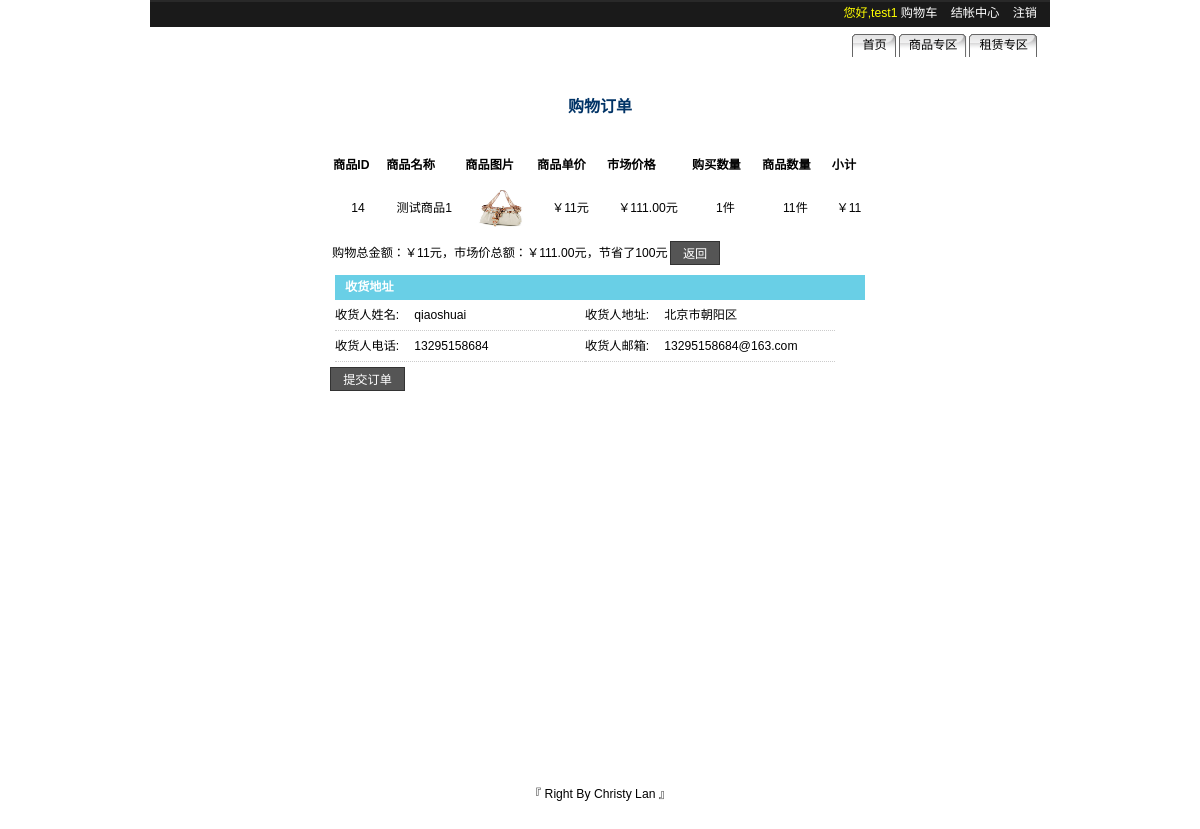
The app's page /afterOrder.php?act=goods&id=12 (signed in) with its own data.
### tables this page shows
CREATE TABLE `cart` (
  `order_id` int(10) unsigned NOT NULL AUTO_INCREMENT COMMENT '订单编号',
  `user_id` int(10) unsigned DEFAULT NULL COMMENT '用户编号',
  `list_id` int(10) unsigned DEFAULT NULL COMMENT '商品编号',
  `buy_num` int(10) unsigned DEFAULT NULL COMMENT '购买量',
  `add_id` int(10) unsigned DEFAULT NULL COMMENT '收货编号',
  `status` int(10) DEFAULT '0' COMMENT '购物车状态',
  `buy_price` varchar(255) DEFAULT NULL COMMENT '购买价格',
  `is_lease` int(1) DEFAULT '0' COMMENT '是否租赁',
  PRIMARY KEY (`order_id`),
  KEY `user_id` (`user_id`),
  KEY `add_id` (`add_id`),
  KEY `list_id` (`list_id`) USING BTREE
);

CREATE TABLE `list` (
  `list_id` int(10) unsigned NOT NULL AUTO_INCREMENT COMMENT '商品编号',
  `list_name` varchar(100) NOT NULL COMMENT '商品名字',
  `list_face` varchar(80) DEFAULT NULL COMMENT '商品图片',
  `list_myprice` float(8,2) NOT NULL COMMENT '商品价格',
  `list_onprice` float(8,2) NOT NULL COMMENT '商品市场价',
  `list_nums` int(5) DEFAULT NULL COMMENT '商品库存量',
  `list_detail` text COMMENT '商品简介',
  `list_time` datetime DEFAULT NULL COMMENT '上架时间',
  `list_seetimes` int(11) DEFAULT NULL COMMENT '商品点击量',
  `small_id` int(10) unsigned DEFAULT NULL COMMENT '小分类编号',
  PRIMARY KEY (`list_id`),
  KEY `small_id` (`small_id`),
  CONSTRAINT `list_ibfk_1` FOREIGN KEY (`small_id`) REFERENCES `smalltype` (`small_id`)
);

CREATE TABLE `adderss` (
  `add_id` int(10) unsigned NOT NULL AUTO_INCREMENT COMMENT '收货人编号',
  `add_name` varchar(50) DEFAULT NULL COMMENT '收货人姓名',
  `add_derss` varchar(100) DEFAULT NULL COMMENT '收货地址',
  `add_tel` varchar(15) DEFAULT NULL COMMENT '收货电话',
  `add_email` varchar(80) DEFAULT NULL COMMENT '收货邮箱',
  `user_id` int(10) unsigned DEFAULT NULL COMMENT '用户编号',
  `add_time` datetime DEFAULT NULL COMMENT '填写时间',
  PRIMARY KEY (`add_id`),
  KEY `user_id` (`user_id`)
);

### includes/afterOrder.inc.php (called while the page is built, shortened)
<?php
include_once 'conn.php';
if (!empty($_GET)){
    $user = json_decode($_COOKIE['user'],true);
    $act = $_GET['act'];
    $id = $_GET['id'];
    $add = $mysqli->query("select add_id,add_name,add_derss,add_tel,add_email from adderss WHERE user_id={$user['user_id']} order by add_time desc limit 1");
    if ($add){
        while ($users = $add->fetch_assoc()){
            $user_arr = $users;
        }
    }
    switch ($act) {
      case 'goods':
        $form_url = 'order_add.php';
        $sql = "select list.*,cart.buy_num,cart.buy_price*cart.buy_num nums from list,cart where list.list_id=cart.list_id and cart.user_id={$id}";
        $res = $mysqli->query($sql);
        if ($res){
            $arr = array();
            while ($one = $res->fetch_assoc()){
                $one['list_myprice'] = $user['rebate']*$one['list_myprice'];
                $arr[] = $one;
            }
        }
        $sum = $mysqli->query("select sum(cart.buy_price*cart.buy_num) sum,sum(list.list_onprice*cart.buy_num) sums from list,cart where list.list_id=cart.list_id and cart.user_id=(select user_id from user where user_name='{$user['user_name']}')");
        if ($sum){
            $ones = $sum->fetch_assoc();
        }
        break;
    }
}
?>

### afterOrder.php (the view, shortened to what this page needs)
<?php
include_once 'includes/afterOrder.inc.php';
?>
<!DOCTYPE html PUBLIC "-//W3C//DTD HTML 4.01 Transitional//EN" "http://www.w3.org/TR/html4/loose.dtd">
<html>
<head>
<link href="css/style.css" rel="stylesheet" type="text/css">
</head>
<body>
	<div id="container">
		<?php include 'header.php';?>
		<div id="wrapper">
			<div id="contentCenter">
				<div id="register">
					<div class="reg_title">购物订单</div>
					<div class="reg_body">
					<table id="buylist" border="0" cellpadding="0" cellspacing="3">
						<tr>
							<th scope="col">商品ID</th>
							<th scope="col">商品名称</th>
							<th scope="col">商品图片</th>
							<th scope="col">商品单价</th>
							<th scope="col">市场价格</th>
							<th scope="col">购买数量</th>
							<th scope="col">商品数量</th>
							<th scope="col">小计</th>
						</tr>
						<?php foreach ($arr as $one_arr):?>
						<tr align="center">
							<td><?php echo $one_arr['list_id']?></td>
							<td><?php echo $one_arr['list_name']?></td>
							<td><img src="<?php echo $one_arr['list_face']?>" width="50" height="50"></td>
							<td>￥<?php echo $one_arr['list_myprice']?>元</td>
							<td>￥<?php echo $one_arr['list_onprice']?>元</td>
							<td><?php echo $one_arr['buy_num']?>件</td>
							<td><?php echo $one_arr['list_nums']?>件</td>
							<td>￥<?php echo $one_arr['nums']?></td>
						</tr>
						<?php endforeach;?>
					</table>
					<table border="0">
						<tr>
							<td>购物总金额：￥<?php echo $ones['sum'];?>元，市场价总额：￥<?php echo $ones['sums'];?>元，节省了<?php if ($ones['sum']>$ones['sums']){echo "0";}else{echo $ones['sums']-$ones['sum'];}?>元</td>
							<td align="right">
								<span><input type="button" value="返回" onclick='javascript:window.history.back();' class="modifyBtn"/></span>
							</td>
						</tr>
					</table>
					<div id="orderuser">
						<h4>收货地址</h4>
					    <ul>
							<?php if (!empty($user_arr)):?>
					        <li>收货人姓名:<label><?php echo $user_arr['add_name']?></label></li>
					        <li>收货人地址:<label><?php echo $user_arr['add_derss']?></label></li>
					        <li>收货人电话:<label><?php echo $user_arr['add_tel']?></label></li>
					        <li>收货人邮箱:<label><?php echo $user_arr['add_email']?></label></li>
							<?php else:?>
									<li><span><input type="button" value="添加收货地址" onclick='javascript:window.location.href="order.php"' class="modifyBtn"/></span></li>
							<?php endif;?>
					    </ul>
					</div>
					<form action="<?php echo $form_url;?>" method="post">
						<input type="submit" value="提交订单" class="orderBtn">
					</form>
					</div>
				</div>
			</div>
		</div>
		<div id="footer"><meta http-equiv="Content-Type" content="text/html; charset=utf-8" />
<label>『 Right By Christy Lan 』</label></div>
	</div>
</body>
</html>

### css/style.css (style rules this page uses)
* { margin: 0; padding: 0; }
body { font:76% Arial, Verdana, Tahoma, sans-serif; text-align:center; }
#container { text-align:left; width:900px; margin:0 auto; }
#wrapper { float:left; width:100%; background-color: #fff; }
#footer { clear:left; width:100%; height: 50px; padding-top:30px; text-align: center; }
#buylist { margin-top:10px; width:539px; }
#contentCenter { clear:both; margin:0 150px; }
#register { width:600px; height:677px; }
.reg_title { color:#003366; font-size:16px; font-weight:700; height:60px; line-height:60px; margin-top:20px; text-align: center; }
.reg_body { line-height: 30px; padding:0 30px; }
.fm_btn .btn,.modifyBtn,.orderBtn { background:none repeat scroll 0 0 #555555; border:1px solid #333333; color:#FFFFFF; font-size:100%; padding:2px 1em; cursor: pointer; }
#orderuser { padding:5px }
#orderuser h4 { background:#69CFE6; height:25px; line-height:25px; color:#FFFFFF;padding-left:10px; }
#orderuser ul { text-align:left; list-style:none; }
#orderuser ul li { float:left; width:250px; line-height:30px; border-bottom:1px dotted #CCCCCC }
#orderuser ul li label { padding-left:15px; }

### records on screen
cart: list.list_id "14", list.list_name "测试商品1", list.list_face (picture), list.list_myprice "11", list.list_onprice "111.00", buy_num "1", list.list_nums "11", nums "11"
adderss: add_name "qiaoshuai", add_derss "北京市朝阳区", add_tel "13295158684", add_email "13295158684@163.com"

### other values on screen
$user['user_name'] "test1"
$ones['sum'] "11"
$ones['sums'] "111.00"
$ones['sums']-$ones['sum'] "100"
